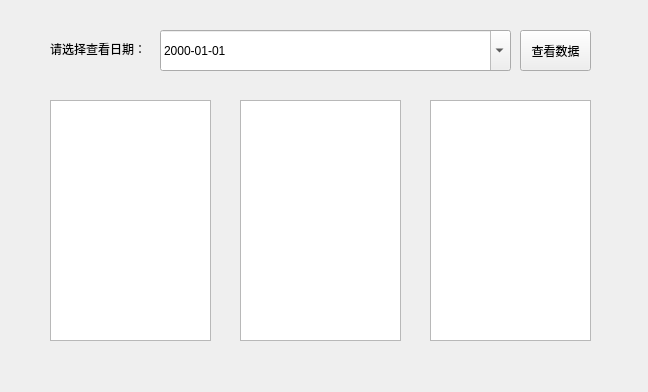
<?xml version="1.0" encoding="UTF-8"?>
<ui version="4.0">
 <class>arbiter</class>
 <widget class="QWidget" name="arbiter">
  <property name="geometry">
   <rect>
    <x>0</x>
    <y>0</y>
    <width>648</width>
    <height>392</height>
   </rect>
  </property>
  <property name="windowTitle">
   <string>Form</string>
  </property>
  <widget class="QPlainTextEdit" name="signedList">
   <property name="geometry">
    <rect>
     <x>50</x>
     <y>100</y>
     <width>161</width>
     <height>241</height>
    </rect>
   </property>
  </widget>
  <widget class="QPlainTextEdit" name="unsignedList">
   <property name="geometry">
    <rect>
     <x>240</x>
     <y>100</y>
     <width>161</width>
     <height>241</height>
    </rect>
   </property>
  </widget>
  <widget class="QPlainTextEdit" name="latedList">
   <property name="geometry">
    <rect>
     <x>430</x>
     <y>100</y>
     <width>161</width>
     <height>241</height>
    </rect>
   </property>
  </widget>
  <widget class="QDateEdit" name="dateEdit">
   <property name="geometry">
    <rect>
     <x>160</x>
     <y>30</y>
     <width>351</width>
     <height>41</height>
    </rect>
   </property>
   <property name="displayFormat">
    <string>yyyy-MM-dd</string>
   </property>
   <property name="calendarPopup">
    <bool>true</bool>
   </property>
  </widget>
  <widget class="QLabel" name="label">
   <property name="geometry">
    <rect>
     <x>50</x>
     <y>40</y>
     <width>101</width>
     <height>18</height>
    </rect>
   </property>
   <property name="text">
    <string>请选择查看日期：</string>
   </property>
  </widget>
  <widget class="QPushButton" name="pushButton">
   <property name="geometry">
    <rect>
     <x>520</x>
     <y>30</y>
     <width>71</width>
     <height>41</height>
    </rect>
   </property>
   <property name="text">
    <string>查看数据</string>
   </property>
  </widget>
 </widget>
 <resources/>
 <connections/>
</ui>
